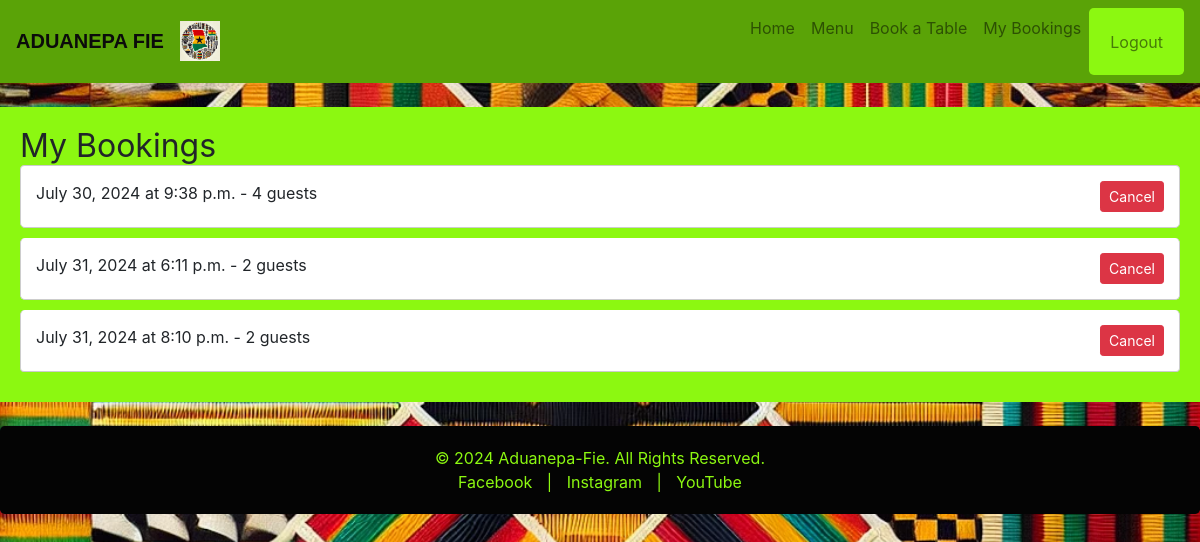
The page /my_bookings/ (signed in) on the database as committed earlier.
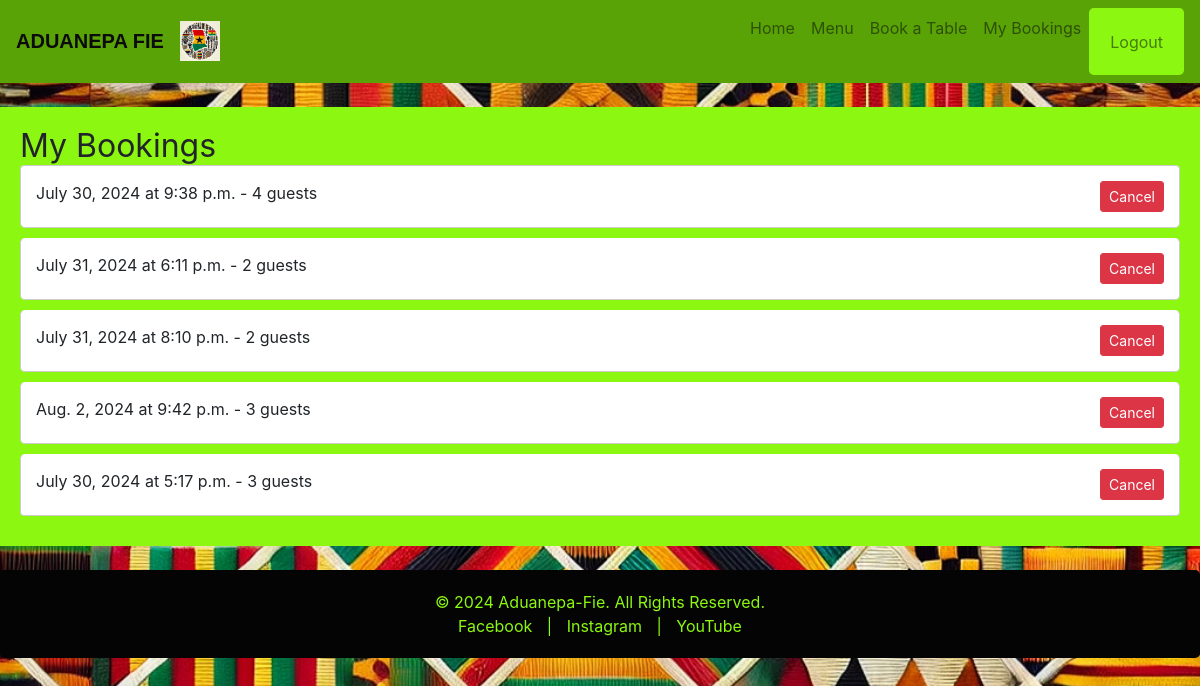
The same page on the database as committed later.
### bookings/models.py (models this page shows, shortened)
class Booking(models.Model):
    user = models.ForeignKey(User, on_delete=models.CASCADE)
    table = models.ForeignKey(Table, on_delete=models.CASCADE)
    date = models.DateField()
    time = models.TimeField()
    guests = models.IntegerField()
    created_at = models.DateTimeField(auto_now_add=True)

### bookings/views.py (the view)
# urls.py: path('my_bookings/', views.my_bookings, name='my_bookings'),
@login_required
def my_bookings(request):
    bookings = Booking.objects.filter(user=request.user)
    return render(request, 'my_bookings.html', {'bookings': bookings})

### templates/my_bookings.html (shortened to what this page needs)
{% extends 'base.html' %}
{% block content %}
    <h2>My Bookings</h2>
    {% if bookings %}
        <ul class="list-group">
        {% for booking in bookings %}
            <li class="list-group-item">
                {{ booking.date }} at {{ booking.time }} - {{ booking.guests }} guests
                <a href="{% url 'cancel_booking' booking.id %}" class="btn btn-danger btn-sm float-right">Cancel</a>
            </li>
        {% endfor %}
        </ul>
    {% else %}
        <p>You have no bookings.</p>
    {% endif %}
{% endblock %}

Rows that differ between the two databases and show on the page:
added Booking: date "Aug. 2, 2024", time "9:42 p.m.", guests "3"
added Booking: date "July 30, 2024", time "5:17 p.m.", guests "3"
